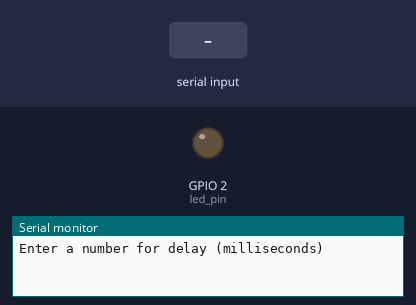
Recording of a sketch running on a simulated ESP32. Parts: output pins drawn as LEDs (lit = HIGH), the last lines printed to the serial monitor. Dashed ring = blinking. The inputs (shaded band) are chosen by the test bench.

Above: at 1.8 s.
1.9 s: "90,45\n" received over Serial
At 6.8 s:
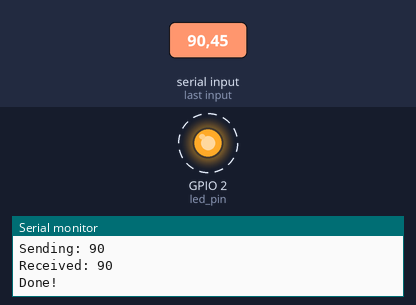
Timing chart, 0 to 10.9 s (numbered marks = the images above; inputs shaded):
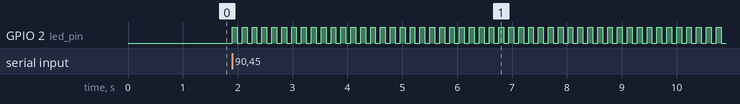

Measured:
- after the input at 1.9 s, GPIO 2 (led_pin): alternates HIGH for 0.09 s and LOW for 0.09 s, starting at once

The sketch:

binary_Semaphore.ino
```cpp
static const int led_pin = 2;             // GPIO pin for LED
static SemaphoreHandle_t bin_sem;         // Binary semaphore handle

// Task function to blink LED
void blinkLED(void *parameters) {
  int num = *(int *)parameters;           // Read delay value passed as parameter
  xSemaphoreGive(bin_sem);                // Signal that task has started and received the value
  Serial.print("Received: ");
  Serial.println(num);

  pinMode(led_pin, OUTPUT);               // Set LED pin as output

  while (1) {                             // Infinite loop to blink LED
    digitalWrite(led_pin, HIGH);          // Turn LED ON
    vTaskDelay(num / portTICK_PERIOD_MS); // Delay for "num" milliseconds
    digitalWrite(led_pin, LOW);           // Turn LED OFF
    vTaskDelay(num / portTICK_PERIOD_MS); // Delay for "num" milliseconds
  }
}

void setup() {
  long int delay_arg;                      // Variable to store user input delay
  Serial.begin(115200);                    // Initialize serial communication
  vTaskDelay(1000 / portTICK_PERIOD_MS);   // Small delay to stabilize serial

  Serial.println("Enter a number for delay (milliseconds)");
  while (Serial.available() <= 0);         // Wait until user inputs a number
  delay_arg = Serial.parseInt();           // Read integer from serial

  Serial.print("Sending: ");
  Serial.println(delay_arg);

  bin_sem = xSemaphoreCreateBinary();      // Create a binary semaphore
  // Create LED blink task pinned to core 1
  xTaskCreatePinnedToCore(
    blinkLED,              // Task function
    "Blink LED",           // Task name
    1024,                  // Stack size in bytes
    (void *)&delay_arg,    // Parameter passed to task
    1,                     // Task priority
    NULL,                  // Task handle
    1                      // Core number (ESP32 has 2 cores: 0 & 1)
  );

  xSemaphoreTake(bin_sem, portMAX_DELAY);  // Wait until task signals semaphore
  Serial.println("Done!");                 // Confirm task started
}

void loop() {
  vTaskDelay(1000 / portTICK_PERIOD_MS);   // Main loop delay (does nothing here)
}
```
